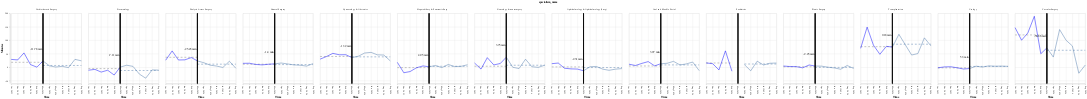

The cell this chart's notebook holds for it:
### Code cell
grouped_df = conn.sql(
    """
WITH oxford_data_month_year_aggregated AS (
    SELECT 
        year(date) AS year, 
        month(date) AS month, 
        specialism_name, 
        AVG(actual_turnovertime_minutes - expected_turnovertime_minutes) AS avg_diff_actual_turnovertime,
        COUNT(*) AS number_of_records
    FROM Oxford_data
    WHERE expected_turnovertime IS NOT NULL AND actual_day_sequence_number = expected_day_sequence_number
    GROUP BY year(date), month(date), specialism_name
    HAVING COUNT(DISTINCT (year(date), month(date))) <>COUNT(*)
),
oxford_data_aggregated_before_impl AS
(
    SELECT 
        specialism_name,
        AVG(actual_turnovertime_minutes - expected_turnovertime_minutes) AS avg_turnovertime 
    FROM Oxford_data WHERE date < '2024-03-05'::DATE
    GROUP BY specialism_name
),
oxford_data_aggregated_after_impl AS
(
    SELECT 
        specialism_name,
        AVG(actual_turnovertime_minutes - expected_turnovertime_minutes) AS avg_turnovertime 
    FROM Oxford_data WHERE date >= '2024-03-05'::DATE
    GROUP BY specialism_name
),
oxford_data_aggregated_joined AS (
    SELECT odmya.*, 
        oabi.avg_turnovertime AS before_avg_turnovertime, 
        oaai.avg_turnovertime AS after_avg_turnovertime,
        round(oaai.avg_turnovertime - oabi.avg_turnovertime, 2) AS difference,
        abs(oabi.avg_turnovertime - oaai.avg_turnovertime) + least(oabi.avg_turnovertime , oaai.avg_turnovertime) AS mid_point
    FROM oxford_data_month_year_aggregated odmya
    LEFT OUTER JOIN oxford_data_aggregated_before_impl oabi ON odmya.specialism_name = oabi.specialism_name 
    AND (CONCAT(odmya.year, '-', odmya.month, '-', '01')::DATE) < '2024-03-05'::DATE
        LEFT OUTER JOIN oxford_data_aggregated_after_impl oaai ON odmya.specialism_name = oaai.specialism_name 
    AND (CONCAT(odmya.year, '-', odmya.month, '-', '01')::DATE) >= '2024-03-01'::DATE
)
SELECT * 
FROM oxford_data_aggregated_joined
    """
).df()

grouped_df['yearmonth'] =  pd.to_datetime(dict(year=grouped_df['year'], month=grouped_df['month'], day=1))

before_rule = (
    alt.Chart()
    .mark_line(strokeWidth=2, strokeDash=[8,8])
    .encode(
        y="before_avg_turnovertime:Q",
        x="yearmonth(yearmonth)",
            color=alt.value("grey")
    )
)
after_rule = (
    alt.Chart()
    .mark_line(strokeWidth=2, strokeDash=[8,8])
    .encode(
        y="after_avg_turnovertime:Q",
        x="yearmonth(yearmonth)"
        
    )
)
xrule = (
    alt.Chart()
    .mark_rule(strokeWidth=1)
    .encode(
        x=alt.datum(alt.DateTime(year=2024, month="March")),
        color=alt.value("black")
        
    )
)
line_before = alt.Chart().mark_line().encode(
    y=alt.Y('avg_diff_actual_turnovertime:Q').title("Minutes"), 
    color=alt.value("blue")
).transform_filter(
    'datum.yearmonth < datetime(2024, 2, 4)' 
)
line_after = alt.Chart().mark_line().encode(
    y='avg_diff_actual_turnovertime:Q', 
).transform_filter(
    'datum.yearmonth >= datetime(2024, 2, 1)' 
)

text = line_after.mark_text(xOffset=-5, yOffset=-50, align="right").encode(
    text="difference:O"
).transform_filter(
    'datum.difference !== null' 
).transform_calculate(difference='datum.difference + " min"')
(
    alt.layer(
        before_rule,
        after_rule, 
        line_before, 
        line_after, 
        text, 
        xrule,  
        data=grouped_df
    ).encode(
        x= alt.X('yearmonth(yearmonth):T', scale=alt.Scale(nice={'interval':'month', 'step':1}))
                .title("Time")
                .axis(labels=True, labelAngle=90),

    )
).facet(column="specialism_name:N")

### Figure 1 — Vega-Lite specification as saved in the notebook (floating-point values rounded to 4 significant figures; data arrays with more than 128 entries replaced by an {"elided": "..."} marker saying what was removed)
{"config": {"view": {"continuousWidth": 300, "continuousHeight": 300}}, "data": {"name": "data-033a27973f8f63e8ae4f6de8b92ab409"}, "facet": {"column": {"field": "specialism_name", "type": "nominal"}}, "spec": {"layer": [{"mark": {"type": "line", "strokeDash": [8, 8], "strokeWidth": 2}, "encoding": {"color": {"value": "grey"}, "x": {"field": "yearmonth", "timeUnit": "yearmonth", "type": "temporal"}, "y": {"field": "before_avg_turnovertime", "type": "quantitative"}}}, {"mark": {"type": "line", "strokeDash": [8, 8], "strokeWidth": 2}, "encoding": {"x": {"field": "yearmonth", "timeUnit": "yearmonth", "type": "temporal"}, "y": {"field": "after_avg_turnovertime", "type": "quantitative"}}}, {"mark": {"type": "line"}, "encoding": {"color": {"value": "blue"}, "y": {"field": "avg_diff_actual_turnovertime", "title": "Minutes", "type": "quantitative"}}, "transform": [{"filter": "datum.yearmonth < datetime(2024, 2, 4)"}]}, {"mark": {"type": "line"}, "encoding": {"y": {"field": "avg_diff_actual_turnovertime", "type": "quantitative"}}, "transform": [{"filter": "datum.yearmonth >= datetime(2024, 2, 1)"}]}, {"mark": {"type": "text", "align": "right", "xOffset": -5, "yOffset": -50}, "encoding": {"text": {"field": "difference", "type": "ordinal"}, "y": {"field": "avg_diff_actual_turnovertime", "type": "quantitative"}}, "transform": [{"filter": "datum.yearmonth >= datetime(2024, 2, 1)"}, {"filter": "datum.difference !== null"}, {"calculate": "datum.difference + \" min\"", "as": "difference"}]}, {"mark": {"type": "rule", "strokeWidth": 1}, "encoding": {"color": {"value": "black"}, "x": {"datum": {"month": "March", "year": 2024}}}}], "encoding": {"x": {"axis": {"labels": true, "labelAngle": 90}, "field": "yearmonth", "scale": {"nice": {"interval": "month", "step": 1}}, "timeUnit": "yearmonth", "title": "Time", "type": "temporal"}}}, "$schema": "https://vega.github.io/schema/vega-lite/v5.20.1.json", "datasets": {"data-033a27973f8f63e8ae4f6de8b92ab409": {"elided": "167 records"}}}
